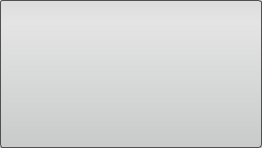
<?xml version="1.0" encoding="UTF-8"?>
<ui version="4.0">
 <class>MeasureToolInterface</class>
 <widget class="QWidget" name="MeasureToolInterface">
  <property name="geometry">
   <rect>
    <x>0</x>
    <y>0</y>
    <width>262</width>
    <height>148</height>
   </rect>
  </property>
  <property name="sizePolicy">
   <sizepolicy hsizetype="Preferred" vsizetype="Fixed">
    <horstretch>0</horstretch>
    <verstretch>0</verstretch>
   </sizepolicy>
  </property>
  <property name="minimumSize">
   <size>
    <width>0</width>
    <height>65</height>
   </size>
  </property>
  <property name="maximumSize">
   <size>
    <width>16777215</width>
    <height>16777215</height>
   </size>
  </property>
  <property name="windowTitle">
   <string>Measure Tool</string>
  </property>
  <property name="styleSheet">
   <string notr="true">QWidget#MeasureToolInterface{
	border-radius: 3px;
	border: 1px solid rgb(80, 80,80);
	background-color: qlineargradient(spread:pad, x1:0.5, y1:0, x2:0.5, y2:0.960227, stop:0 rgba(221, 221, 221, 255), stop:0.155779 rgba(228, 228, 228, 255), stop:1 rgba(202, 204, 204, 255));      
}</string>
  </property>
  <layout class="QVBoxLayout" name="verticalLayout">
   <property name="spacing">
    <number>2</number>
   </property>
   <property name="margin">
    <number>4</number>
   </property>
  </layout>
 </widget>
 <resources/>
 <connections/>
</ui>
